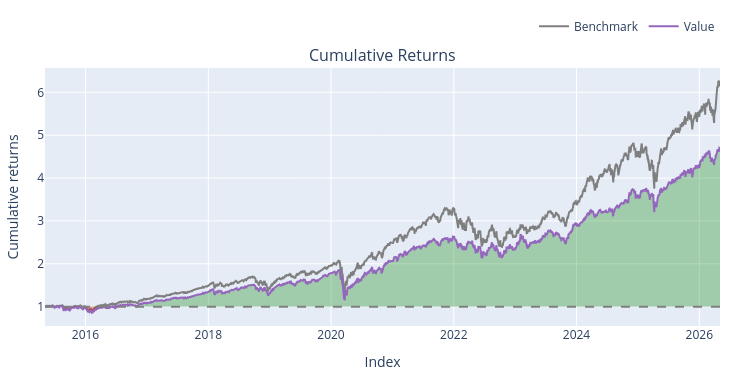

The cell this chart's notebook holds for it:
### Markdown cell above
### State based ADX Implementation

### Code cell
macd_dict = {}
signal_dict = {}
hist_dict = {}
rsi_dict = {}
adx_dict = {}

for ticker in close_df.columns:
    prices = close_df[ticker].to_numpy(dtype=np.float64)
    high_series = high_df[ticker]
    low_series = low_df[ticker]
    volume_values = volume_df[ticker].values

    macd, signal, hist = talib.MACD(
        prices,
        fastperiod=12,
        slowperiod=26,
        signalperiod=9
    )

    rsi = talib.RSI(
        prices,
        timeperiod=14
    )

    adx = talib.ADX(high_series.values, low_series.values, prices, timeperiod=14)


    macd_dict[ticker] = macd
    signal_dict[ticker] = signal
    hist_dict[ticker] = hist
    rsi_dict[ticker] = rsi
    adx_dict[ticker] = adx

macd_df = pd.DataFrame(macd_dict, index=close_df.index)
signal_df = pd.DataFrame(signal_dict, index=close_df.index)
hist_df = pd.DataFrame(hist_dict, index=close_df.index)
rsi_df = pd.DataFrame(rsi_dict, index = close_df.index )
adx_df = pd.DataFrame(adx_dict, index = close_df.index)


entries = (adx_df >= 25).shift(1).fillna(False).astype(bool)
exits = (adx_df < 20).shift(1).fillna(False).astype(bool)


backtest1 = vbt.Portfolio.from_signals(
    close=close_df,
    open = open_df,
    high = high_df,
    low = low_df,
    entries=entries,
    exits=exits,
    init_cash=100_000.0,
    size=0.1,                         
    size_type='percent',
    cash_sharing=True,                 
    group_by=True,                     
    freq='1D',
    fees=0.001,
    sl_stop = 0.10,
       
)

print(backtest1.stats())
backtest1.plot().show()

### Figure 1 — Plotly figure (JSON) as saved in the notebook; plotly's stock layout.template omitted (floating-point values rounded to 4 significant figures; data arrays with more than 128 entries replaced by an {"elided": "..."} marker saying what was removed)
{"data": [{"legendgroup": "0", "line": {"color": "#7f7f7f"}, "name": "Benchmark", "showlegend": true, "type": "scatter", "uid": "53b0015c-a99e-41f5-b71a-ea0ae47c09af", "x": {"elided": "2766 str values"}, "xaxis": "x", "y": {"elided": "2766 float values"}, "yaxis": "y"}, {"hoverinfo": "skip", "legendgroup": "1", "line": {"color": "rgba(0, 0, 0, 0)", "width": 0}, "opacity": 0, "showlegend": false, "type": "scatter", "uid": "90233ddd-8938-419b-aae7-5ca0c1472c4e", "x": {"elided": "2766 str values"}, "xaxis": "x", "y": {"elided": "2766 int values"}, "yaxis": "y"}, {"connectgaps": false, "fill": "tonexty", "fillcolor": "rgba(0, 128, 0, 0.3)", "hoverinfo": "skip", "legendgroup": "1", "line": {"color": "rgba(0, 0, 0, 0)", "width": 0}, "opacity": 0, "showlegend": false, "type": "scatter", "uid": "070f5aad-7b70-44fc-a4fd-0a8f27ebd980", "x": {"elided": "2766 str values"}, "xaxis": "x", "y": {"elided": "2766 float values"}, "yaxis": "y"}, {"hoverinfo": "skip", "legendgroup": "1", "line": {"color": "rgba(0, 0, 0, 0)", "width": 0}, "opacity": 0, "showlegend": false, "type": "scatter", "uid": "4a278625-d816-46b2-8358-53e98abd4605", "x": {"elided": "2766 str values"}, "xaxis": "x", "y": {"elided": "2766 int values"}, "yaxis": "y"}, {"connectgaps": false, "fill": "tonexty", "fillcolor": "rgba(255, 0, 0, 0.3)", "hoverinfo": "skip", "legendgroup": "1", "line": {"color": "rgba(0, 0, 0, 0)", "width": 0}, "opacity": 0, "showlegend": false, "type": "scatter", "uid": "32ca1149-9b3b-49af-9127-4c9298b8bb8b", "x": {"elided": "2766 str values"}, "xaxis": "x", "y": {"elided": "2766 float values"}, "yaxis": "y"}, {"legendgroup": "2", "line": {"color": "#9467bd"}, "name": "Value", "showlegend": true, "type": "scatter", "uid": "1c41ae8a-3983-45b7-af58-6cf03ab12b1e", "x": {"elided": "2766 str values"}, "xaxis": "x", "y": {"elided": "2766 float values"}, "yaxis": "y"}, {"hoverinfo": "skip", "legendgroup": "1", "line": {"color": "rgba(0, 0, 0, 0)", "width": 0}, "opacity": 0, "showlegend": false, "type": "scatter", "uid": "e7ebf2b9-4bfc-43be-9dc0-81c290301f18", "x": {"elided": "2766 str values"}, "xaxis": "x", "y": {"elided": "2766 int values"}, "yaxis": "y"}], "layout": {"annotations": [{"font": {"size": 16}, "showarrow": false, "text": "Cumulative Returns", "x": 0.5, "xanchor": "center", "xref": "paper", "y": 1, "yanchor": "bottom", "yref": "paper"}], "height": 380, "legend": {"orientation": "h", "traceorder": "normal", "x": 1, "xanchor": "right", "y": 1.105, "yanchor": "bottom"}, "margin": {"b": 30, "l": 30, "r": 30, "t": 30}, "shapes": [{"line": {"color": "gray", "dash": "dash"}, "type": "line", "x0": 0, "x1": 1, "xref": "paper", "y0": 1, "y1": 1, "yref": "y"}], "showlegend": true, "width": 750, "xaxis": {"anchor": "y", "domain": [0, 1], "title": {"text": "Index"}}, "yaxis": {"anchor": "x", "domain": [0, 1], "title": {"text": "Cumulative returns"}}}}
